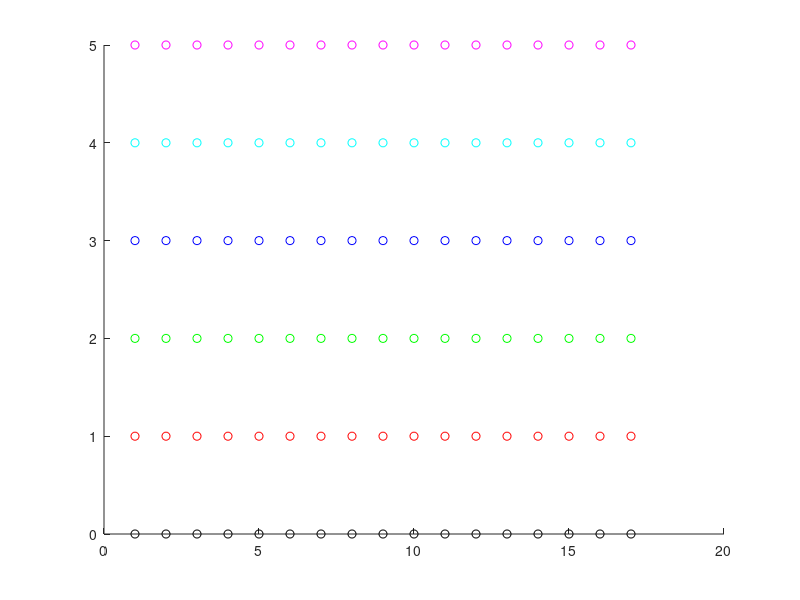

Write the MATLAB code that produced this figure.
1;

X = [ 0 0 0 0 0 0 1 0 0 0 0 0 0 0 0 0 0];
n = 1 : length(X);
N = length(n);

Y1 = [ X(1) X(2) ];
Y4 = [ X(1) X(2) ];
for k = 3 : N
	Y1(k) = X(k) + Y1(k - 2);
	Y4(k) = X(k) + 0.5 * Y4(k - 1) - 0.25 * Y4(k - 2);
endfor

Y2 = [ X(1) ];
Y3 = [ X(1) ];
Y5 = [ X(1) ];
for k = 2 : N
	Y2(k) = X(k) + 0.5 * X(k - 1);
	Y3(k) = X(k) + 2 * X(k - 1) + Y3(k - 1);
	Y5(k) = X(k) + X(k - 1) - Y5(k - 1);
endfor

z = ones(1, N);

clf;
hold on;

stem3(n, z*0, X, 'k');
stem3(n, z*1, Y1, 'r');
stem3(n, z*2, Y2, 'g');
stem3(n, z*3, Y3, 'b');
stem3(n, z*4, Y4, 'c');
stem3(n, z*5, Y5, 'm');

hold off;